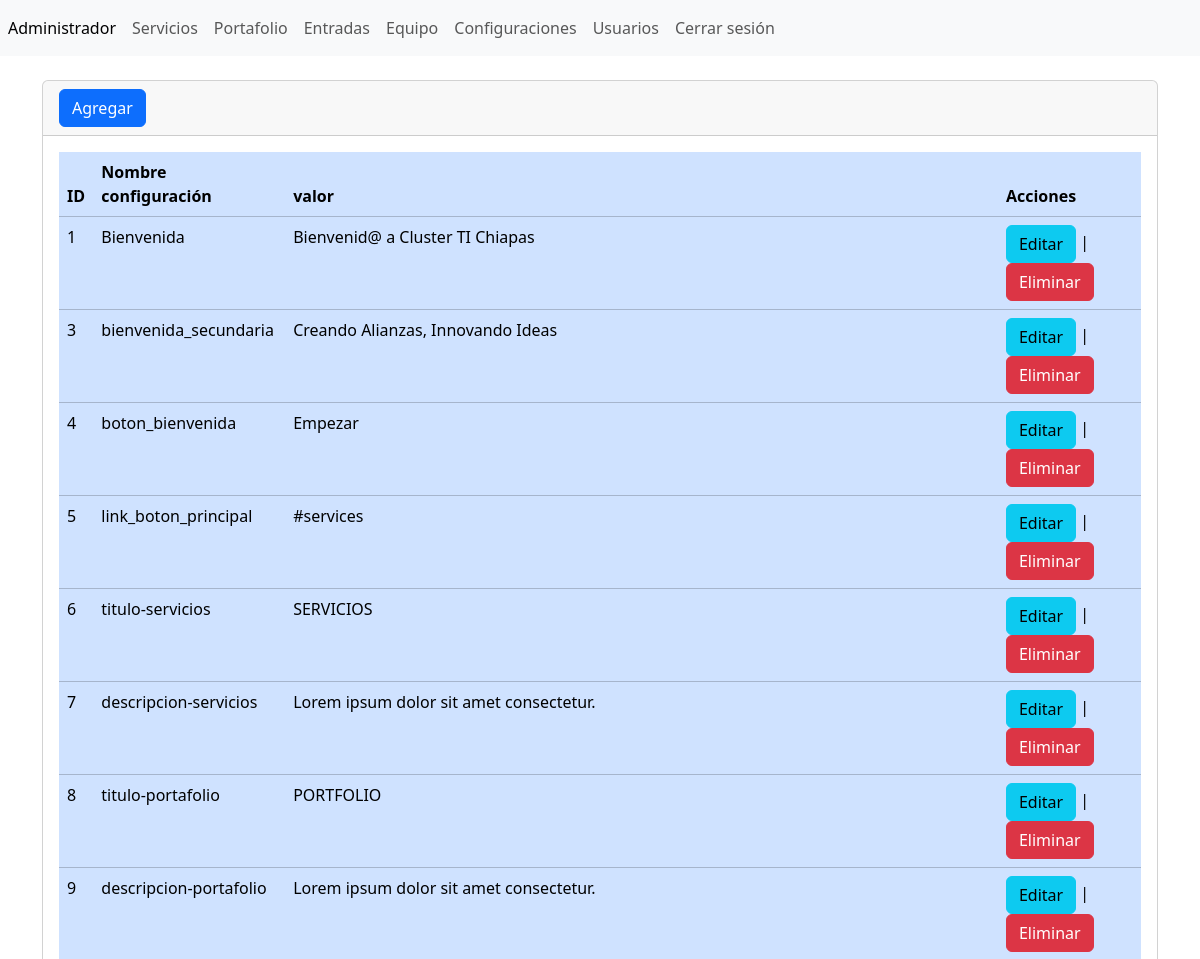
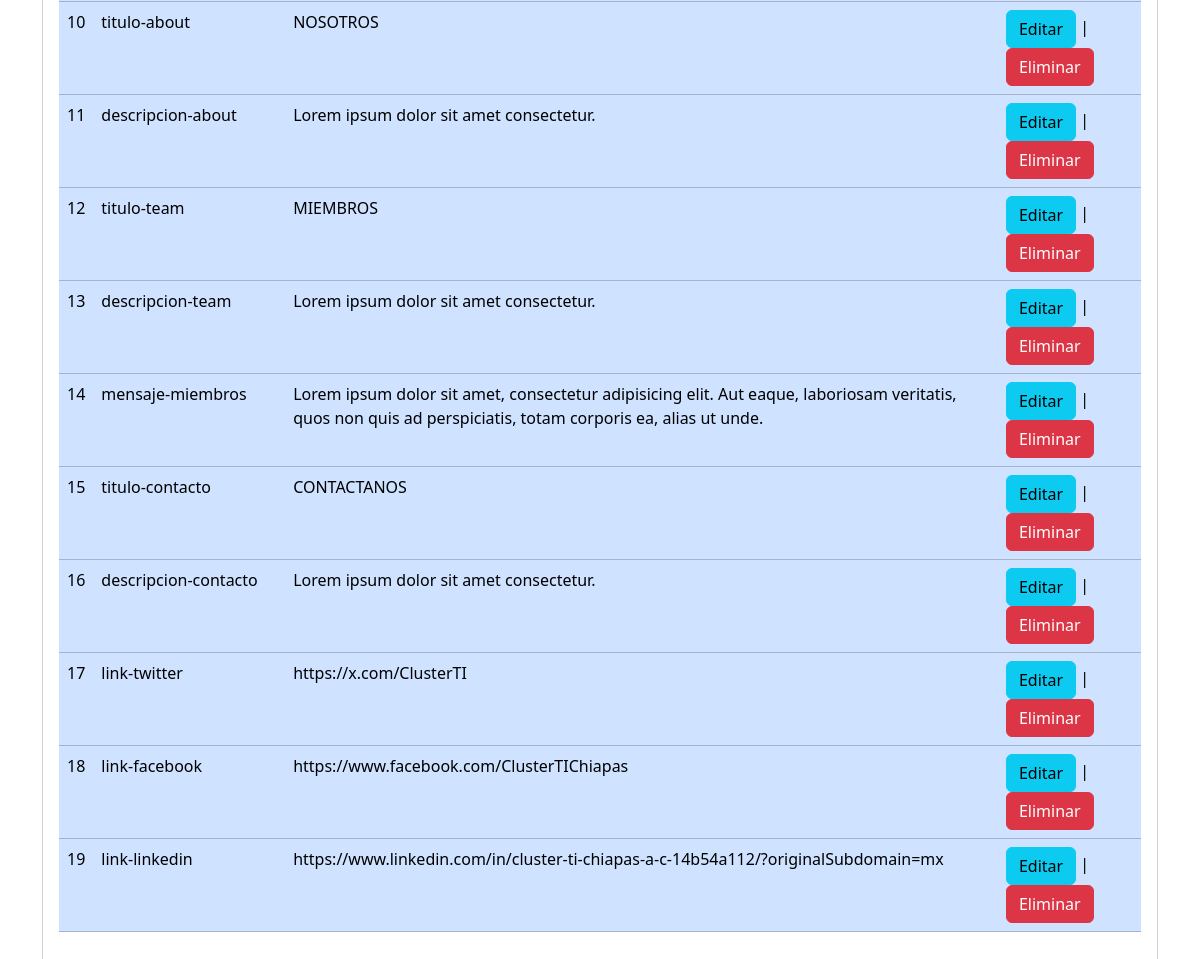
Screenshot of /website/admin/secciones/configuraciones/index.php (signed in) with the database file from the repository (2 pictures, top to bottom).
### tables this page shows
CREATE TABLE `configuraciones` (
  `id` int NOT NULL AUTO_INCREMENT,
  `nombreconfig` varchar(255) NOT NULL,
  `valor` varchar(255) NOT NULL,
  PRIMARY KEY (`id`)
);

### website/admin/secciones/configuraciones/index.php (the view, shortened to what this page needs)
<?php
include("../../bd.php");
$sentencia=$conexion->prepare("SELECT * FROM `configuraciones`");
$sentencia->execute();
$lista_config=$sentencia->fetchAll(PDO::FETCH_ASSOC);
include("../../templates/header.php")
?>
<div class="card">
    <div class="card-header"> <a
            name=""
            id=""
            class="btn btn-primary"
            href="crear.php"
            role="button"
            >Agregar</a
        ></div>
    <div class="card-body">
    <div
    class="table-responsive-sm"
>
    <table
        class="table table-primary"
    >
        <thead>
            <tr>
                <th scope="col">ID</th>
                <th scope="col">Nombre configuración</th>
                <th scope="col">valor</th>
                <th scope="col">Acciones</th>
            </tr>
        </thead>
        <tbody>
        <?php foreach ($lista_config as $registros){?>
            <tr class="">
                <td ><?php echo $registros['id'];?></td>
                <td><?php echo $registros['nombreconfig'];?></td>
                <td><?php echo $registros['valor'];?></td>
                <td> <a
                                name=""
                                id=""
                                class="btn btn-info"
                                href="editar.php?txtID=<?php echo $registros['id'];?>"
                                role="button"
                                >Editar</a
                            >
                            |
                            <a
                                name=""
                                id=""
                                class="btn btn-danger"
                                href="index.php?txtID=<?php echo $registros['id'];?>"
                                role="button"
                                >Eliminar</a
                            >
                        </td>
            </tr>
            <?php }?>
        </tbody>
    </table>
</div>
    </div>
</div>
<?php
include("../../templates/footer.php")
?>

### rows the page displays
configuraciones: id "1", nombreconfig "Bienvenida", valor "Bienvenid@ a Cluster TI Chiapas"
configuraciones: id "3", nombreconfig "bienvenida_secundaria", valor "Creando Alianzas, Innovando Ideas"
configuraciones: id "4", nombreconfig "boton_bienvenida", valor "Empezar"
configuraciones: id "5", nombreconfig "link_boton_principal", valor "#services"
configuraciones: id "6", nombreconfig "titulo-servicios", valor "SERVICIOS"
configuraciones: id "7", nombreconfig "descripcion-servicios", valor "Lorem ipsum dolor sit amet consectetur."
configuraciones: id "8", nombreconfig "titulo-portafolio", valor "PORTFOLIO"
configuraciones: id "9", nombreconfig "descripcion-portafolio", valor "Lorem ipsum dolor sit amet consectetur."
configuraciones: id "10", nombreconfig "titulo-about", valor "NOSOTROS"
configuraciones: id "11", nombreconfig "descripcion-about", valor "Lorem ipsum dolor sit amet consectetur."
configuraciones: id "12", nombreconfig "titulo-team", valor "MIEMBROS"
configuraciones: id "13", nombreconfig "descripcion-team", valor "Lorem ipsum dolor sit amet consectetur."
configuraciones: id "14", nombreconfig "mensaje-miembros", valor "Lorem ipsum dolor sit amet, consectetur adipisicing elit. Aut eaque, laboriosam veritatis, quos non quis ad perspiciatis, totam corporis ea, alias ut unde."
configuraciones: id "15", nombreconfig "titulo-contacto", valor "CONTACTANOS"
configuraciones: id "16", nombreconfig "descripcion-contacto", valor "Lorem ipsum dolor sit amet consectetur."
configuraciones: id "17", nombreconfig "link-twitter", valor "https://x.com/ClusterTI"
configuraciones: id "18", nombreconfig "link-facebook", valor "https://www.facebook.com/ClusterTIChiapas"
configuraciones: id "19", nombreconfig "link-linkedin", valor "https://www.linkedin.com/in/cluster-ti-chiapas-a-c-14b54a112/?originalSubdomain=mx"
